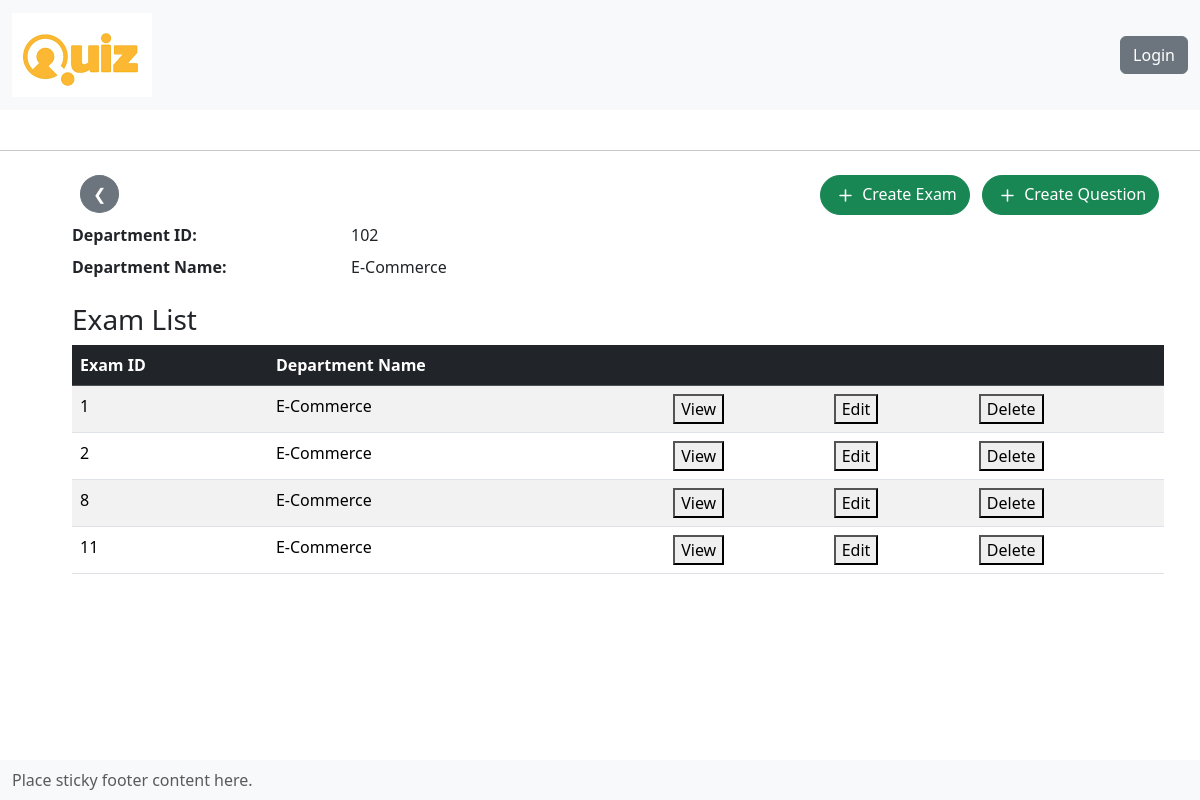
The app's page /department/102/ with its own data.
### projects/models.py (models this page shows, shortened)
class Department(models.Model):
    id = models.IntegerField(primary_key = True, auto_created = True)
    name = models.CharField(max_length = 300)
    def __str__(self):
        return self.name

class Exam(models.Model):
    id = models.IntegerField(primary_key = True, auto_created = True)
    name = models.ForeignKey(Department, on_delete = models.CASCADE)
    question = models.ManyToManyField('Question', blank=True)
    code = models.CharField(max_length = 6, unique=True, default=None)

### projects/views.py (the view)
# urls.py: path('department/<str:dept_id>/', views.department, name='department'),
def department(request, dept_id):
    departmentObj = Department.objects.get(id = dept_id)
    examObj = Exam.objects.filter(name = departmentObj.id)
    return render(request, 'department.html', {'department': departmentObj, 'exams': examObj})

### projects/templates/department.html
{% extends "main.html" %}
{% block content %}
    <div class="container my-4">
        <div class="row my-sm-2">
            <div class="col-md-8 text-right">
                <a href="{% url 'home' %}" class="btn btn-secondary btn-md rounded-circle mx-sm-2">&#10094;</a>
            </div>
            <div class="col-md-4 text-right">
                <a href="{% url 'create-exam' department.id %}" class="btn btn-success btn-md rounded-pill mx-sm-1">
                    <svg xmlns="http://www.w3.org/2000/svg" width="25" height="25" fill="currentColor" class="bi bi-plus" viewBox="0 0 16 16">
                        <path d="M8 4a.5.5 0 0 1 .5.5v3h3a.5.5 0 0 1 0 1h-3v3a.5.5 0 0 1-1 0v-3h-3a.5.5 0 0 1 0-1h3v-3A.5.5 0 0 1 8 4"/>
                      </svg>
                    Create Exam
                </a>
                <a href="{% url 'create-question' department.id %}" class="btn btn-success btn-md rounded-pill mx-sm-1">
                    <svg xmlns="http://www.w3.org/2000/svg" width="25" height="25" fill="currentColor" class="bi bi-plus" viewBox="0 0 16 16">
                        <path d="M8 4a.5.5 0 0 1 .5.5v3h3a.5.5 0 0 1 0 1h-3v3a.5.5 0 0 1-1 0v-3h-3a.5.5 0 0 1 0-1h3v-3A.5.5 0 0 1 8 4"/>
                      </svg>
                    Create Question
                </a>
            </div>
        </div>
        <dl class="row">
            <dt class="col-sm-3">Department ID: </dt>
            <dd class="col-sm-9">{{ department.id }}</dd>
            <dt class="col-sm-3">Department Name: </dt>
            <dd class="col-sm-9">{{ department.name }}</dd>
        </dl>
        <h3> Exam List </h3>
        <table class='table table-striped'>
            <thead class="table-dark">
                <tr>
                    <th>Exam ID</th>
                    <th>Department Name</th>
                    <th></th>
                    <th></th>
                    <th></th>
                </tr>
            </thead>
            <tbody>
                {% for exam in exams %}
                <tr>
                    <td>{{ exam.id }}</td>
                    <td>{{ exam.name }}</td>
                    <td><a href="{% url 'exam' department.id exam.id %}"><button>View</button></a></td>
                    <td><a href="{% url 'update-exam' department.id exam.id %}"><button>Edit</button></a></td>
                    <td><a href="{% url 'delete-exam' department.id exam.id %}"><button>Delete</button></a></td>
                </tr>
                {% empty %}
                <tr>
                    <td colspan="5">No Exams</td>
                </tr>
                {% endfor %}
            </tbody>
        </table>
    </div>
{% endblock content %}

### static/styles/main.css (style rules this page uses)
html { user-select: none; }

### templates/main.html (style rules this page uses)
html { user-select: none; }

### records on screen
Department: id "102", name "E-Commerce"
Exam: id "1", name "E-Commerce"
Exam: id "2", name "E-Commerce"
Exam: id "8", name "E-Commerce"
Exam: id "11", name "E-Commerce"
